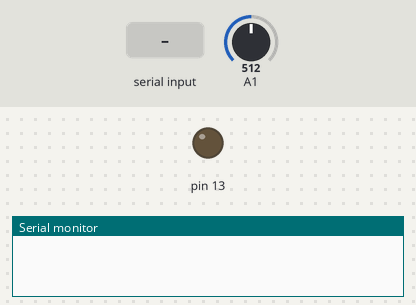
Recording of a sketch running on a simulated Arduino Uno, built with avr-gcc and run on an emulated ATmega328P. Parts: output pins drawn as LEDs (lit = HIGH), the last lines printed to the serial monitor. The inputs (shaded band) are chosen by the test bench; at power-on: A1 = 512.

Above: at 1.2 s.
1.3 s: "o" received over Serial
3.2 s: A1 set to 688
4.7 s: A1 set to 717
At 5.9 s:
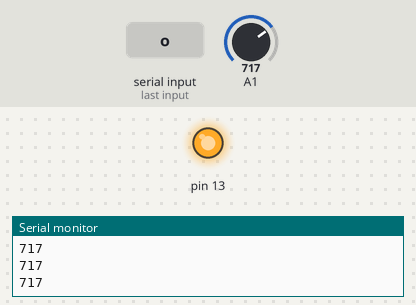
6.2 s: A1 set to 690
At 7.2 s:
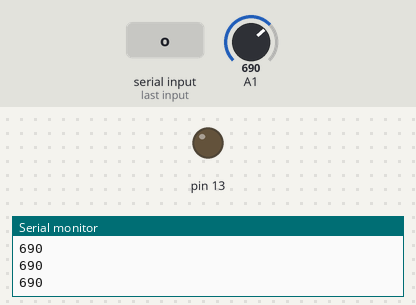
7.7 s: A1 set to 710
At 8.2 s:
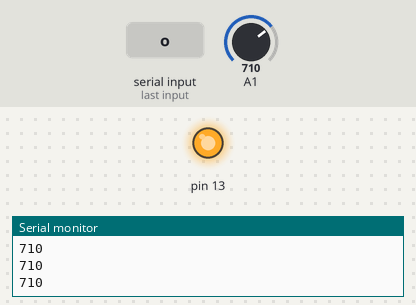
Timing chart, 0 to 10.2 s (numbered marks = the images above; inputs shaded):
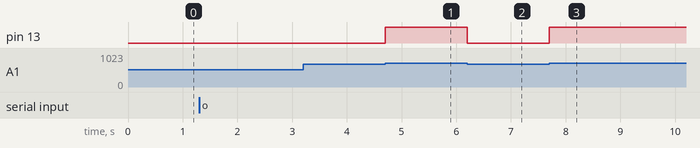

The sketch:

2021603366Levanduy.ino
```cpp
bool enable = false;
void setup() {
  // put your setup code here, to run once:
  Serial.begin(9600);
  pinMode(13, OUTPUT);
}
void check(){
  if(enable){
    Serial.println(analogRead(A1));
    if(analogRead(A1) > 700){
      digitalWrite(13, HIGH);
    } else {
      digitalWrite(13, LOW);
    }
  } else {
    digitalWrite(13, LOW);
  }
}

void loop() {
  // put your main code here, to run repeatedly:
  while(Serial.available() > 0){
    char command = Serial.read();
    if(command == 'o') enable = true;
    if(command == 'n') enable = false;
  }
  check();
}
```

Measured:
- the behaviour switches between 700 and 701 on A1 (found by bisection; images 0 and 1)
- after the input at 4.7 s, pin 13: LOW → HIGH at once
- after the input at 6.2 s, pin 13: HIGH → LOW at once
- after the input at 7.7 s, pin 13: LOW → HIGH at once
